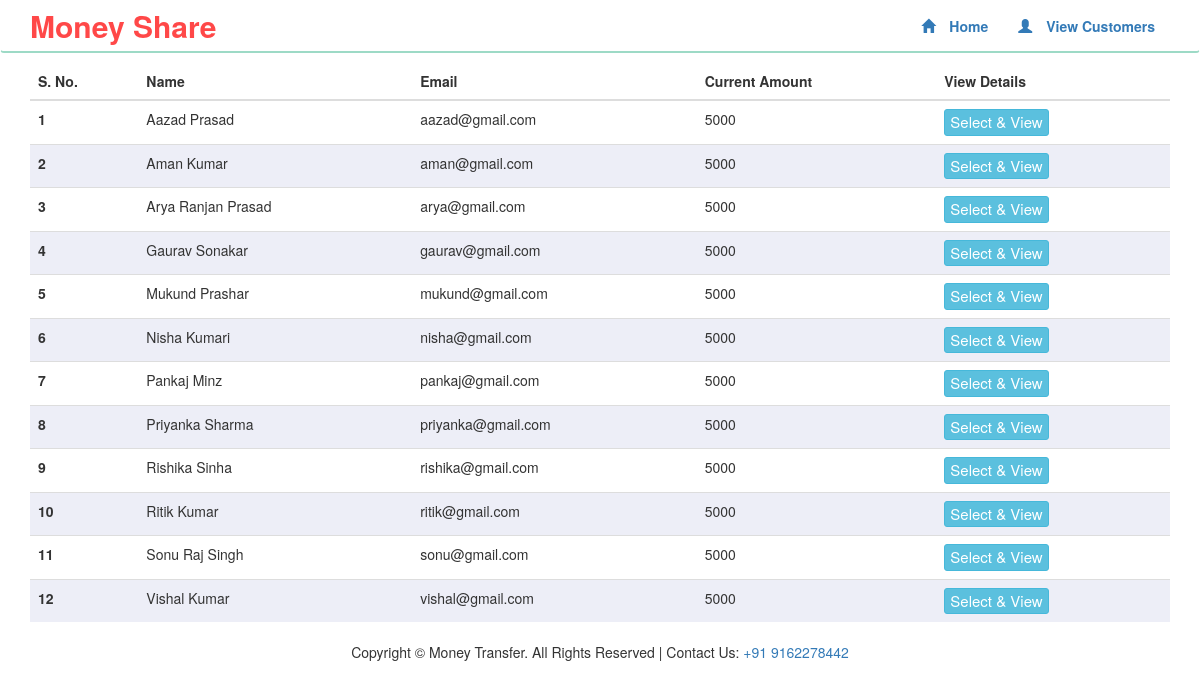
Page /viewall.php on the committed database.
### tables this page shows
CREATE TABLE `customers` (
  `id` int(11) NOT NULL,
  `name` varchar(255) NOT NULL,
  `email` varchar(255) NOT NULL,
  `current_balance` bigint(20) NOT NULL,
  `account_number` bigint(20) NOT NULL,
  `ifsc_code` varchar(25) NOT NULL,
  `contact` bigint(20) NOT NULL
);

### viewall.php (the view, shortened to what this page needs)
<!DOCTYPE html>
<html>
<head>
	<link rel="stylesheet" href="https://maxcdn.bootstrapcdn.com/bootstrap/3.4.1/css/bootstrap.min.css">
	<link rel="stylesheet" type="text/css" href="style.css">
</head>
<body>
<?php
	include "includes/header.php";
	include "includes/common.php";
 ?>
<div class="container">
	<table class="table align-middle">
	  <thead>
	    <tr>
	      <th scope="col">S. No.</th>
	      <th scope="col">Name</th>
	      <th scope="col">Email</th>
	      <th scope="col">Current Amount</th>
	      <th scope="col">View Details</th>
	    </tr>
	  </thead>
	  <tbody>
	  	<?php
	  		$select_query = "Select id, name, email, current_balance as amount from customers";
	  		$select_query_result = mysqli_query($con, $select_query);
	  		while($row = mysqli_fetch_array($select_query_result)){
	  			$link = "window.location.href='userdetails.php?id=". $row['id'] . "'";
	  	?>
	  	<tr>
	      <th scope="row"><?php echo $row['id'] ?></th>
	      <td><?php echo $row['name'] ?></td>
	      <td><?php echo $row['email'] ?></td>
	      <td><?php echo $row['amount'] ?></td>
	      <td>
	        <button type="button" class="btn btn-info btn-xs px-3" onclick= <?php echo $link; ?> >
	          Select & View
	        </button>
	      </td>
	    </tr>
	    <?php
	    	}
	  	 ?>
	  </tbody>
	</table>
</div>
<?php
	include "includes/footer.php";
 ?>
</body>
</html>

### includes/header.php (shortened to what this page needs)
<nav class="navbar  navbar-dark">
	<div class="container">
		<div class="navbar-header">
			<a href="#" class="navbar-brand"><b>Money Share</b></a>
		</div>
		<div>
			<div class="collapse navbar-collapse" id="MYNAVBAR">
				<ul class="nav navbar-nav navbar-right">
	 				<li><a href = "index.php"><span class = "glyphicon glyphicon-home">&nbsp</span>Home</a></li>
	 				<li><a href = "viewall.php"><span class = "glyphicon glyphicon-user">&nbsp</span>View Customers</a></li>
				</ul>
			</div>
		</div>
	</div>
</nav>

### includes/footer.php
<footer>
 	<div class="container">
		 <center>
 			<p>Copyright &copy; Money Transfer. All Rights Reserved | Contact Us: <a href="#">+91 9162278442</a>
			</p>
 		</center>
 	</div>
</footer>

### style.css (style rules this page uses)
* { box-sizing: border-box; margin:0; padding: 0; }
.nav { font-weight: bold; }
.navbar { border-bottom:2px solid #9ddac6; margin-bottom:0; }
.navbar-brand { color:#ff4848; font-size:30px; }
.nav li a { transition: 0.7s; }
.btn { font-size:25px; }
td .btn { font-size:15px; }
tr:nth-child(2n) { background: #edeef7; }
.table { margin-top:10px; }

### rows in the picture
customers: id "1", name "Aazad Prasad", email "aazad@gmail.com", current_balance "5000"
customers: id "2", name "Aman Kumar", email "aman@gmail.com", current_balance "5000"
customers: id "3", name "Arya Ranjan Prasad", email "arya@gmail.com", current_balance "5000"
customers: id "4", name "Gaurav Sonakar", email "gaurav@gmail.com", current_balance "5000"
customers: id "5", name "Mukund Prashar", email "mukund@gmail.com", current_balance "5000"
customers: id "6", name "Nisha Kumari", email "nisha@gmail.com", current_balance "5000"
customers: id "7", name "Pankaj Minz", email "pankaj@gmail.com", current_balance "5000"
customers: id "8", name "Priyanka Sharma", email "priyanka@gmail.com", current_balance "5000"
customers: id "9", name "Rishika Sinha", email "rishika@gmail.com", current_balance "5000"
customers: id "10", name "Ritik Kumar", email "ritik@gmail.com", current_balance "5000"
customers: id "11", name "Sonu Raj Singh", email "sonu@gmail.com", current_balance "5000"
customers: id "12", name "Vishal Kumar", email "vishal@gmail.com", current_balance "5000"
